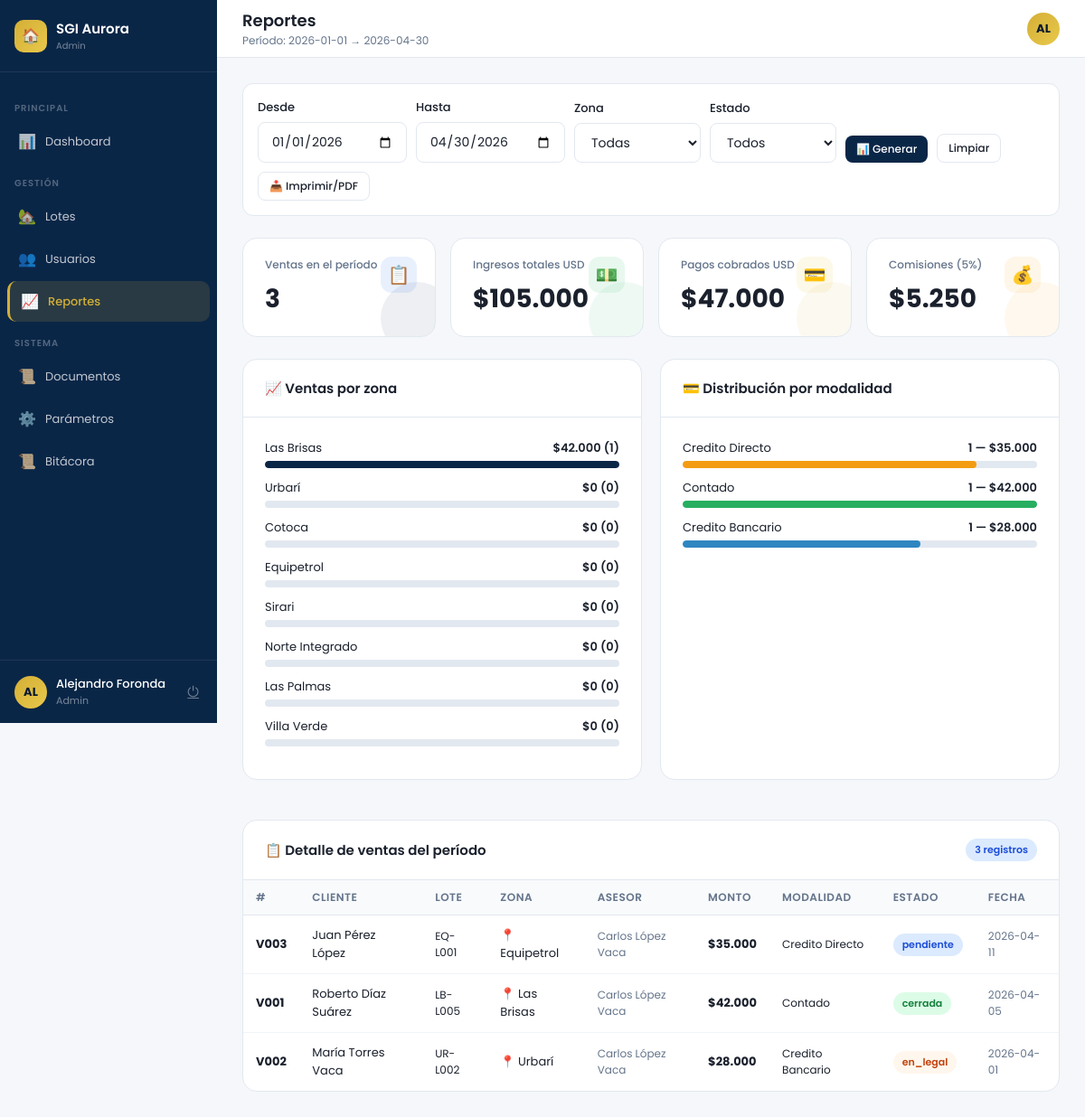
Page /admin/reportes.php (signed in) on the committed database.
### tables this page shows
CREATE TABLE ventas (
  id          INT AUTO_INCREMENT PRIMARY KEY,
  cliente_id  INT NOT NULL,
  lote_id     INT NOT NULL,
  asesor_id   INT,
  monto       DECIMAL(12,2) NOT NULL,
  modalidad   ENUM('Contado','Credito Bancario','Credito Directo','Anticretico') NOT NULL,
  estado      ENUM('pendiente','en_legal','contrato','cerrada','cancelada') DEFAULT 'pendiente',
  fecha_venta DATE,
  contrato_id INT,
  created_at  DATETIME DEFAULT CURRENT_TIMESTAMP,
  FOREIGN KEY (cliente_id) REFERENCES clientes(id),
  FOREIGN KEY (lote_id)    REFERENCES lotes(id),
  FOREIGN KEY (asesor_id)  REFERENCES usuarios(id) ON DELETE SET NULL
);

CREATE TABLE usuarios (
  id          INT AUTO_INCREMENT PRIMARY KEY,
  nombre      VARCHAR(120) NOT NULL,
  email       VARCHAR(120) NOT NULL UNIQUE,
  password    VARCHAR(255) NOT NULL,    
  rol         ENUM('cliente','asesor','legal','admin') NOT NULL DEFAULT 'cliente',
  estado      ENUM('activo','inactivo') NOT NULL DEFAULT 'activo',
  telefono    VARCHAR(30),
  ci          VARCHAR(30),
  created_at  DATETIME DEFAULT CURRENT_TIMESTAMP,
  ultimo_acceso DATETIME
);

CREATE TABLE lotes (
  id          INT AUTO_INCREMENT PRIMARY KEY,
  codigo      VARCHAR(20) NOT NULL UNIQUE,
  nombre      VARCHAR(150) NOT NULL,
  zona_id     INT NOT NULL,
  direccion   VARCHAR(200),
  superficie  DECIMAL(10,2) NOT NULL,
  precio      DECIMAL(12,2) NOT NULL,
  tipo        ENUM('Residencial','Comercial','Industrial') DEFAULT 'Residencial',
  estado      ENUM('disponible','apartado','vendido','revision') DEFAULT 'revision',
  verificado  TINYINT(1) DEFAULT 0,
  servicios   VARCHAR(200),             
  emoji       VARCHAR(10) DEFAULT '🏡',
  asesor_id   INT,
  created_at  DATETIME DEFAULT CURRENT_TIMESTAMP,
  FOREIGN KEY (zona_id)   REFERENCES zonas(id),
  FOREIGN KEY (asesor_id) REFERENCES usuarios(id) ON DELETE SET NULL
);

CREATE TABLE zonas (
  id    INT AUTO_INCREMENT PRIMARY KEY,
  nombre VARCHAR(100) NOT NULL
);

### admin/reportes.php (the view, shortened to what this page needs)
<?php
$pdo = getDB();
$fechaDesde = $_GET['desde'] ?? date('Y-01-01');
$fechaHasta = $_GET['hasta'] ?? date('Y-m-d');
$sql = "SELECT v.id, v.monto, v.modalidad, v.estado, v.fecha_venta,
               u.nombre cliente, l.codigo, l.nombre lote_nombre,
               z.nombre zona_nombre, ua.nombre asesor
        FROM ventas v
        JOIN clientes c  ON c.id = v.cliente_id
        JOIN usuarios u  ON u.id = c.usuario_id
        JOIN lotes l     ON l.id = v.lote_id
        JOIN zonas z     ON z.id = l.zona_id
        JOIN usuarios ua ON ua.id = v.asesor_id
        WHERE v.fecha_venta BETWEEN ? AND ?";
$params = [$fechaDesde, $fechaHasta];
$sql .= " ORDER BY v.fecha_venta DESC";
$stmt = $pdo->prepare($sql); $stmt->execute($params);
$ventas = $stmt->fetchAll();
$totalIngresos = array_sum(array_column($ventas, 'monto'));
$totalVentas   = count($ventas);
$ventasPorZona = $pdo->query("
    SELECT z.nombre zona, COUNT(v.id) qty, COALESCE(SUM(v.monto),0) total
    FROM zonas z LEFT JOIN lotes l ON l.zona_id=z.id LEFT JOIN ventas v ON v.lote_id=l.id AND v.estado='cerrada'
    GROUP BY z.nombre ORDER BY total DESC
")->fetchAll();
$maxVZona = max(array_column($ventasPorZona, 'total') ?: [1]);
$totalPagos = $pdo->query("SELECT COALESCE(SUM(monto),0) FROM pagos")->fetchColumn();
require_once __DIR__ . '/../includes/layout.php';
?>
<form method="GET" style="display:flex;gap:10px;flex-wrap:wrap;margin-bottom:24px;background:#fff;padding:16px;border-radius:12px;border:1px solid var(--border);align-items:flex-end">
    <div class="field-group"><label>Desde</label><input type="date" name="desde" value="<?= $fechaDesde ?>"></div>
    <div class="field-group"><label>Hasta</label><input type="date" name="hasta" value="<?= $fechaHasta ?>"></div>
    <div class="field-group" style="width:140px"><label>Zona</label>
        <select name="zona"><option value="">Todas</option>
        </select></div>
    <div class="field-group" style="width:140px"><label>Estado</label>
        <select name="estado">
            <option value="">Todos</option>
        </select></div>
    <button type="submit" class="btn btn-primary btn-sm" style="align-self:flex-end">📊 Generar</button>
    <a href="?" class="btn btn-outline btn-sm" style="align-self:flex-end">Limpiar</a>
    <button type="button" class="btn btn-outline btn-sm" style="align-self:flex-end" onclick="window.print()">📥 Imprimir/PDF</button>
</form>
<div class="kpi-grid" style="margin-bottom:24px">
    <div class="kpi-card blue"><div class="kpi-icon">📋</div><div class="kpi-label">Ventas en el período</div><div class="kpi-value"><?= $totalVentas ?></div></div>
    <div class="kpi-card green"><div class="kpi-icon">💵</div><div class="kpi-label">Ingresos totales USD</div><div class="kpi-value">$<?= number_format($totalIngresos,0,',','.') ?></div></div>
    <div class="kpi-card gold"><div class="kpi-icon">💳</div><div class="kpi-label">Pagos cobrados USD</div><div class="kpi-value">$<?= number_format($totalPagos,0,',','.') ?></div></div>
    <div class="kpi-card orange"><div class="kpi-icon">💰</div><div class="kpi-label">Comisiones (5%)</div><div class="kpi-value">$<?= number_format($totalIngresos*0.05,0,',','.') ?></div></div>
</div>
<div class="grid2" style="margin-bottom:24px">
    <div class="card">
        <div class="card-header"><h3>📈 Ventas por zona</h3></div>
        <div class="card-body">
            <?php foreach ($ventasPorZona as $vz): $pct = $maxVZona > 0 ? round($vz['total']/$maxVZona*100) : 0; ?>
            <div style="margin-bottom:12px">
                <div style="display:flex;justify-content:space-between;font-size:13px;margin-bottom:4px">
                    <span><?= htmlspecialchars($vz['zona']) ?></span>
                    <span style="font-weight:600">$<?= number_format($vz['total'],0,',','.') ?> (<?= $vz['qty'] ?>)</span>
                </div>
                <div class="prog-track">
                    <div class="prog-fill" style="width:<?= $pct ?>%;background:var(--navy)"></div>
                </div>
            </div>
            <?php endforeach; ?>
        </div>
    </div>
    <div class="card">
        <div class="card-header"><h3>💳 Distribución por modalidad</h3></div>
        <div class="card-body">
            <?php
            $porModalidad = [];
            foreach ($ventas as $v) {
                $m = $v['modalidad'];
                if (!isset($porModalidad[$m])) $porModalidad[$m] = ['qty'=>0,'total'=>0];
                $porModalidad[$m]['qty']++;
                $porModalidad[$m]['total'] += $v['monto'];
            }
            $colores = ['Contado'=>'var(--green)','Credito Bancario'=>'var(--blue)','Credito Directo'=>'var(--orange)','Anticretico'=>'var(--navy)'];
            $maxM = max(array_column($porModalidad,'total') ?: [1]);
            foreach ($porModalidad as $mod => $data):
                $pct = round($data['total']/$maxM*100);
            ?>
            <div style="margin-bottom:12px">
                <div style="display:flex;justify-content:space-between;font-size:13px;margin-bottom:4px">
                    <span><?= $mod ?></span>
                    <span style="font-weight:600"><?= $data['qty'] ?> — $<?= number_format($data['total'],0,',','.') ?></span>
                </div>
                <div class="prog-track">
                    <div class="prog-fill" style="width:<?= $pct ?>%;background:<?= $colores[$mod] ?? 'var(--navy)' ?>"></div>
                </div>
            </div>
            <?php endforeach; if(empty($porModalidad)): ?><p style="color:var(--muted);font-size:13px">Sin datos para el período</p><?php endif; ?>
        </div>
    </div>
</div>
<div class="card">
    <div class="card-header">
        <h3>📋 Detalle de ventas del período</h3>
        <span class="badge badge-blue"><?= $totalVentas ?> registros</span>
    </div>
    <div class="card-body p0">
        <table class="table">
            <thead><tr><th>#</th><th>Cliente</th><th>Lote</th><th>Zona</th><th>Asesor</th><th>Monto</th><th>Modalidad</th><th>Estado</th><th>Fecha</th></tr></thead>
            <tbody>
                <?php foreach ($ventas as $v):
                    $bc = ['cerrada'=>'badge-green','en_legal'=>'badge-orange','pendiente'=>'badge-blue','contrato'=>'badge-gold','cancelada'=>'badge-red'];
                ?>
                <tr>
                    <td><strong>V<?= str_pad($v['id'],3,'0',STR_PAD_LEFT) ?></strong></td>
                    <td><?= htmlspecialchars($v['cliente']) ?></td>
                    <td style="font-size:12px"><?= htmlspecialchars($v['codigo']) ?></td>
                    <td>📍 <?= htmlspecialchars($v['zona_nombre']) ?></td>
                    <td style="font-size:12px;color:var(--muted)"><?= htmlspecialchars($v['asesor']) ?></td>
                    <td><strong>$<?= number_format($v['monto'],0,',','.') ?></strong></td>
                    <td style="font-size:12px"><?= $v['modalidad'] ?></td>
                    <td><span class="badge <?= $bc[$v['estado']] ?? 'badge-gray' ?>"><?= $v['estado'] ?></span></td>
                    <td style="font-size:12px;color:var(--muted)"><?= $v['fecha_venta'] ?></td>
                </tr>
                <?php endforeach; ?>
            </tbody>
        </table>
    </div>
</div>
<?php require_once __DIR__ . '/../includes/layout_end.php'; ?>

### includes/layout.php (style rules this page uses)
* { margin:0;padding:0;box-sizing:border-box }
:root { --navy:#0A2647;--navy-l:#1a3a6b;--navy-d:#061830; --gold:#D4AF37;--gold-l:#e8c84a; --green:#27AE60;--orange:#F39C12;--red:#E74C3C;--blue:#2E86C1; --bg:#F5F7FA;--white:#fff;--text:#1a202c;--muted:#64748b; --border:#e2e8f0;--sidebar-w:240px; }
body { font-family:'Poppins',sans-serif;background:var(--bg);color:var(--text);min-height:100vh;display:flex }
.kpi-grid { display:grid;grid-template-columns:repeat(auto-fit,minmax(200px,1fr));gap:16px;margin-bottom:28px }
.kpi-card { background:var(--white);border-radius:16px;padding:20px 24px;border:1px solid var(--border);position:relative;overflow:hidden }
.kpi-card::after { content:'';position:absolute;right:-20px;bottom:-20px;width:80px;height:80px;border-radius:50%;opacity:.07 }
.kpi-card.blue::after { background:var(--navy) }
.kpi-card.gold::after { background:var(--gold) }
.kpi-card.green::after { background:var(--green) }
.kpi-card.orange::after { background:var(--orange) }
.kpi-icon { position:absolute;top:20px;right:20px;width:40px;height:40px;border-radius:12px;display:flex;align-items:center;justify-content:center;font-size:20px }
.kpi-card.blue .kpi-icon { background:#e8f0fe }
.kpi-card.gold .kpi-icon { background:#fdf9e8 }
.kpi-card.green .kpi-icon { background:#e8f8ef }
.kpi-card.orange .kpi-icon { background:#fef6e8 }
.kpi-label { font-size:12px;color:var(--muted);font-weight:500;margin-bottom:8px }
.kpi-value { font-size:28px;font-weight:700 }
.card { background:var(--white);border-radius:16px;border:1px solid var(--border);margin-bottom:20px }
.card-header { padding:20px 24px;border-bottom:1px solid var(--border);display:flex;align-items:center;justify-content:space-between }
.card-header h3 { font-size:15px;font-weight:600 }
.card-body { padding:24px }
.card-body.p0 { padding:0 }
.table { width:100%;border-collapse:collapse }
.table th { padding:10px 14px;text-align:left;font-size:12px;font-weight:600;color:var(--muted);background:#f8fafc;border-bottom:1px solid var(--border);text-transform:uppercase;letter-spacing:.5px }
.table td { padding:12px 14px;font-size:13px;border-bottom:1px solid #f1f5f9;vertical-align:middle }
.table tr:last-child td { border-bottom:none }
.badge { display:inline-flex;align-items:center;padding:4px 10px;border-radius:20px;font-size:11px;font-weight:600 }
.badge-green { background:#dcfce7;color:#15803d }
.badge-orange { background:#fff7ed;color:#c2410c }
.badge-blue { background:#dbeafe;color:#1d4ed8 }
.btn { display:inline-flex;align-items:center;gap:6px;padding:9px 18px;border-radius:8px;font-size:13px;font-weight:500;cursor:pointer;font-family:'Poppins',sans-serif;transition:all .2s;border:none;text-decoration:none }
.btn-primary { background:var(--navy);color:#fff }
.btn-outline { background:transparent;border:1px solid var(--border);color:var(--text) }
.btn-sm { padding:6px 12px;font-size:12px }
.field-group { display:flex;flex-direction:column;gap:6px }
.field-group label { font-size:13px;font-weight:500 }
.field-group input,.field-group select,.field-group textarea { padding:10px 14px;border:1px solid var(--border);border-radius:8px;font-size:14px;font-family:'Poppins',sans-serif;color:var(--text);background:var(--white);transition:border-color .2s;outline:none }
.grid2 { display:grid;grid-template-columns:1fr 1fr;gap:20px }
.prog-track { height:8px;background:var(--border);border-radius:4px;overflow:hidden }
.prog-fill { height:100%;border-radius:4px;transition:width .4s }

### rows in the picture
ventas: id "003", usuarios.nombre "Juan Pérez López", lote.codigo "EQ-L001", zonas.nombre "Equipetrol", asesor.nombre "Carlos López Vaca", monto "35.000", modalidad "Credito Directo", estado "pendiente", fecha_venta "2026-04-11"
ventas: id "001", usuarios.nombre "Roberto Díaz Suárez", lote.codigo "LB-L005", zonas.nombre "Las Brisas", asesor.nombre "Carlos López Vaca", monto "42.000", modalidad "Contado", estado "cerrada", fecha_venta "2026-04-05"
ventas: id "002", usuarios.nombre "María Torres Vaca", lote.codigo "UR-L002", zonas.nombre "Urbarí", asesor.nombre "Carlos López Vaca", monto "28.000", modalidad "Credito Bancario", estado "en_legal", fecha_venta "2026-04-01"

### other values in the picture
$rol "Admin"
$sec['seccion'] "PRINCIPAL"
$item['icon'] "📊"
$item['label'] "Dashboard"
$sec['seccion'] "GESTIÓN"
$item['icon'] "🏡"
$item['label'] "Lotes"
$item['icon'] "👥"
$item['label'] "Usuarios"
$item['icon'] "📈"
$item['label'] "Reportes"
$sec['seccion'] "SISTEMA"
$item['icon'] "📜"
$item['label'] "Documentos"
$item['icon'] "⚙️"
